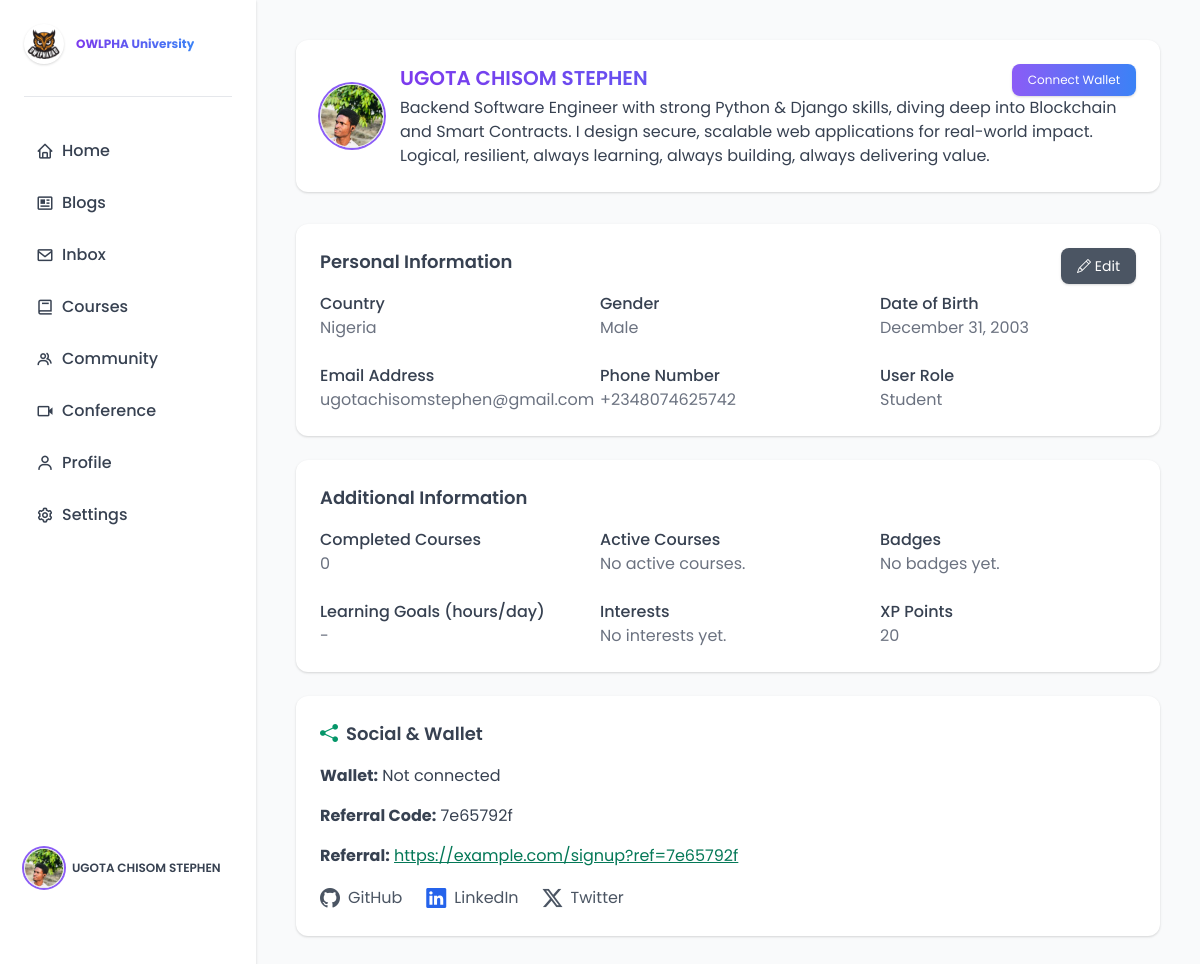
Page /account/stephen82/7e65792f/2025-07-21/dashboard/ (signed in) on the earlier database version.
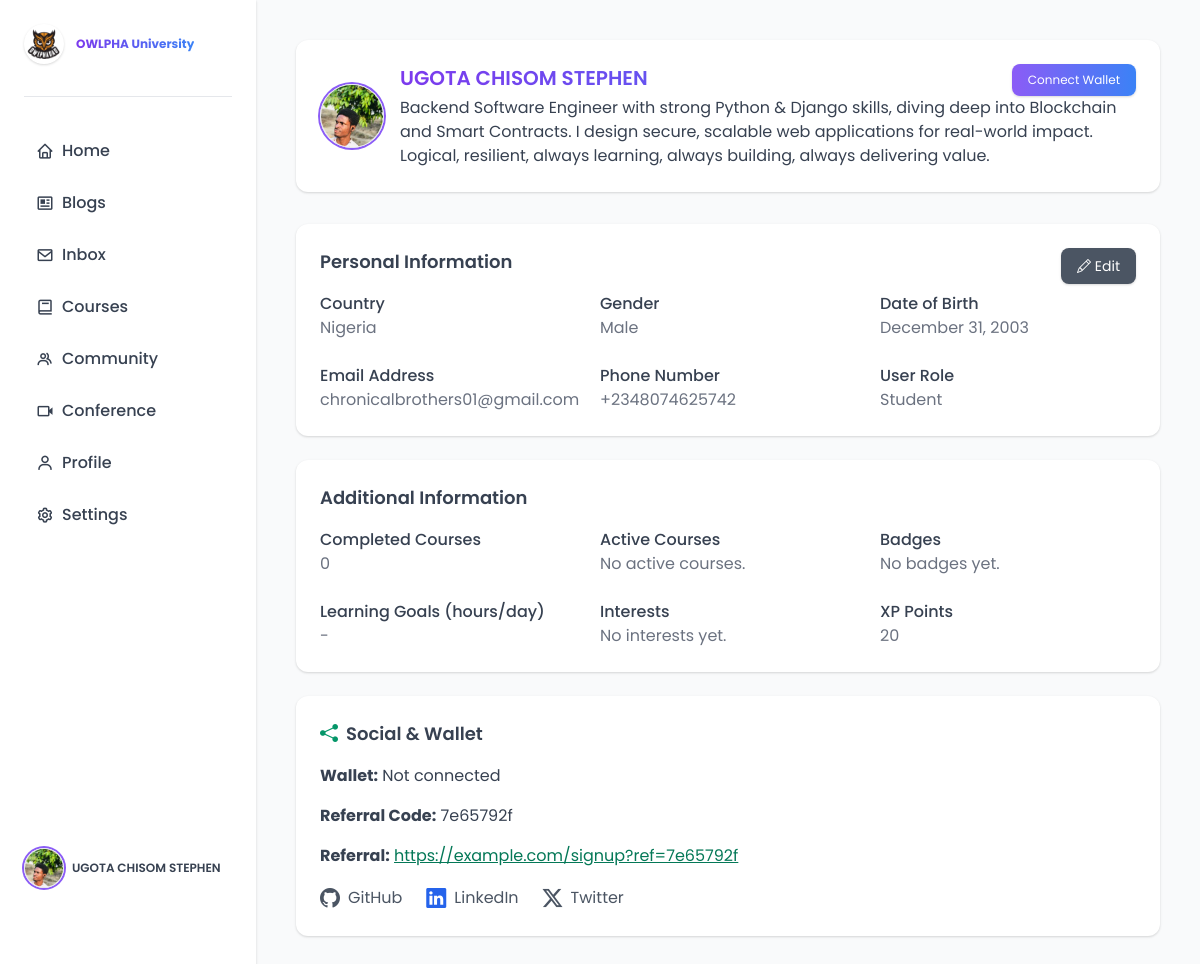
Same page on the later database version.
### accounts/models.py (models this page shows, shortened)
class User(AbstractBaseUser, PermissionsMixin):  # Add PermissionsMixin here
    name = models.CharField(max_length=50, blank=False)
    username = models.CharField(max_length=50, unique=True, blank=False)
    email = models.EmailField(unique=True, blank=False)
    new_email = models.EmailField(blank=True, null=True, unique=True)
    country = CountryField(blank=False, blank_label='Select Country',)
    date_joined = models.DateTimeField(default=timezone.now)
    is_active = models.BooleanField(default=False)
    is_staff = models.BooleanField(default=False)
    is_superuser = models.BooleanField(default=False)
    is_verified = models.BooleanField(default=False)
    referral_code = models.CharField(max_length=10, blank=True, null=True)
    objects = UsersManager()
    USERNAME_FIELD = 'email'
    REQUIRED_FIELDS = ['name', 'username', 'country']
    class Meta:
        verbose_name_plural = 'My User'

### accounts/views.py (the view)
# urls.py: path('account/<str:username>/<str:referral_code>/<str:date_joined>/dashboard/', views.user_profile_dashboard, name='user_profile_dashboard'),
@login_required
def user_profile_dashboard(request, username, referral_code, date_joined):
    user = request.user
    profile = user.profile
    if(
        username.lower() != user.username.lower() or referral_code != profile.referral_code or date_joined != user.date_joined.strftime('%Y-%m-%d')
    ):
        return HttpResponseForbidden('Unauthorized Access')
    context = {
        'user': user,
        'profile': profile,
        'title': 'Owlpha University'
    }
    return render(request, 'pages/profile_dashboard.html', context)

### accounts/models.py (called while the page is built)
    def generate_referral_url(self):
        current_site = Site.objects.get_current()
        domain = current_site.domain
        return f'https://{domain}/signup?ref={self.referral_code}'

    def get_absolute_url(self):
        return reverse(
            'user_profile_dashboard',
            kwargs={
                'username': self.user.username,
                'referral_code': self.referral_code,
                'date_joined': self.user.date_joined.strftime('%Y-%m-%d')
            }
        )

### accounts/templates/pages/profile_dashboard.html (shortened to what the changed rows need)
{% load static %}
{% load widget_tweaks %}
<!DOCTYPE html>
<html lang="en">
    <head>
        <link rel = 'stylesheet' href='https://unpkg.com/boxicons@2.1.4/css/boxicons.min.css'>
        <link rel = 'stylesheet' href='https://cdn.jsdelivr.net/npm/bootstrap-icons@1.11.3/font/bootstrap-icons.min.css'>
        <link href="https://cdn.jsdelivr.net/npm/tailwindcss@2.2.19/dist/tailwind.min.css" rel="stylesheet">
        <link rel="stylesheet" href="{% static 'style.css' %}">
    </head>
    <body class="bg-gray-50 flex h-screen overflow-hidden">
        <aside class="w-64 bg-white shadow flex flex-col justify-between p-6">
           <div class="flex flex-col gap-8">
                <a href="/" class="flex items-center space-x-3">
                    <h2 class="text-xs font-bold bg-gradient-to-r from-purple-600 to-blue-500 text-transparent bg-clip-text drop-shadow">OWLPHA University</h2>
                </a>
            </div>
            <div class="flex items-center py-8 text-gray-700 mb-8">
                <div>
                    <p class="font-semibold text-xs ml-2">{{ user.name }}</p>
                </div>
            </div>
        </aside>
        <main class="flex-1 p-10 overflow-y-auto">
            <div class="relative bg-white rounded-xl shadow p-6 flex items-center justify-between mb-8 text-gray-700 hover:shadow-md transition">
                <div class="flex items-center gap-4">
                    <div>
                        <h1 class="text-xl font-semibold bg-gradient-to-r from-purple-600 to-blue-500 text-transparent bg-clip-text">{{ user.name }}</h1>
                    </div>
                </div>
            </div>
            <div class="relative bg-white rounded-xl shadow p-6 mb-6 text-gray-700 hover:shadow-md transition">
                <h2 class="text-lg font-semibold mb-4">Personal Information</h2>
                <div class="grid grid-cols-1 md:grid-cols-3 gap-x-6 gap-y-6 text-gray-700">
                    <div>
                        <p class="font-medium">Country</p>
                        <p class="text-gray-500">{{ user.country.name }}</p>
                    </div>
                    <div>
                        <p class="font-medium">Email Address</p>
                        <p class="text-gray-500">{{ user.email }}</p>
                    </div>
                </div>
            </div>
            <div class="bg-white rounded-xl shadow p-6 mb-6 text-gray-700 hover:shadow-md transition">
                <h2 class="text-lg font-semibold mb-4">Additional Information</h2>
            </div>
        </main>
    </body>
</html>

Differences in the rows shown:
changed User "Nigeria": email "ugotachisomstephen@gmail.com" → "chronicalbrothers01@gmail.com"
